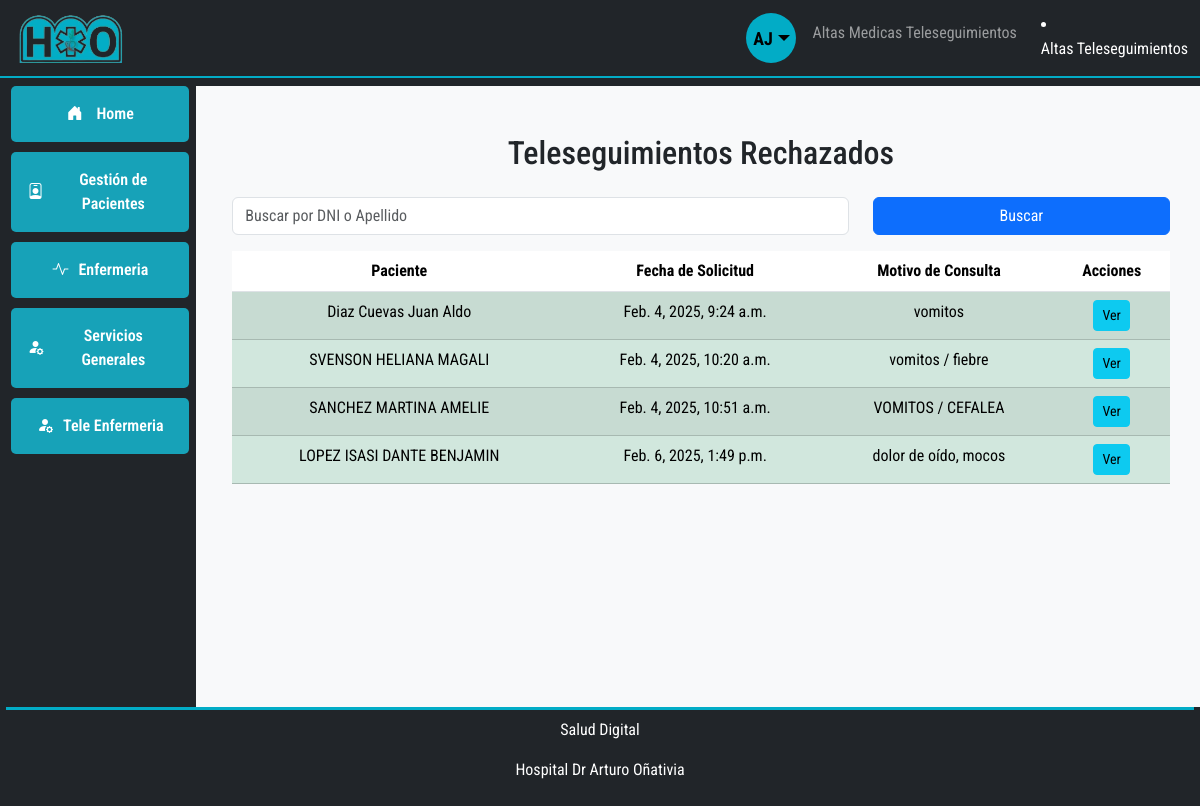
Screenshot of /rechazados/ (signed in) with the database file from the repository.
### users/models.py (models this page shows, shortened)
class User(AbstractUser, PermissionsMixin):
    first_name = None  # Sobrescribir el campo first_name de AbstractUser
    last_name = None   # Sobrescribir el campo last_name de AbstractUser
    username = None
    name = models.CharField(
        gettext_lazy('First name'), max_length=30, blank=False, null=False
    )
    lastname = models.CharField(
        gettext_lazy('Last name'), max_length=30, blank=False, null=False
    )
    cellphone = models.CharField(
        gettext_lazy('Cellphone'), max_length=10, blank=True, null=True
    )
    email = models.EmailField(
        gettext_lazy('Email'), max_length=254, unique=True, null=False
    )
    uuid = models.UUIDField(unique=True, default=uuid.uuid4, editable=False)
    date_joined = models.DateTimeField(gettext_lazy('Date joined'), auto_now_add=True)
    is_staff = models.BooleanField(gettext_lazy('Staff'), default=False, help_text=gettext_lazy('Designates whether the user can log into this admin site.'))
    is_active = models.BooleanField(gettext_lazy('Active'), default=False)
    servicio = models.CharField(gettext_lazy('Service'), max_length=30, blank=True, null=True)
    cargo = models.CharField(gettext_lazy('Cargo'), max_length=30, blank=True, null=True)
    objects = UserManager()
    USERNAME_FIELD = "email"
    REQUIRED_FIELDS = ["name", "lastname"]
    class Meta:
        verbose_name = gettext_lazy('user')
        verbose_name_plural = gettext_lazy('users')

### teleenfermeria/models.py (models this page shows, shortened)
class Teleseguimiento(models.Model):
    id = models.AutoField(primary_key=True)
    paciente = models.ForeignKey(Paciente, on_delete=models.CASCADE)
    fecha_solicitud = models.DateTimeField(default=timezone.now)
    motivo_consulta = models.TextField(
        max_length=1000, blank=True, null=True, verbose_name="Motivo de consulta"
    )
    condicion = models.CharField(
        max_length=100,
        choices=[
            (" Alta Medica", " Alta Medica"),
            ("Alta Teleseguimiento", "Alta Teleseguimiento"),
            ("Otro", "Otro"),
        ],
        default="Otro",
    )
    consentimiento_seguimiento = models.CharField(
        max_length=100,
        choices=[
            ("Aceptado", "Aceptado"),
            ("Rechazado", "Rechazado"),
            ("En espera", "En espera"),
            ("Pasivo", "Pasivo"),
        ],
        default="en_espera",
    )
    estado = models.CharField(
        max_length=20,
        choices=[
            ("Derivado", "Derivado"),
            ("en_proceso", "En Proceso"),
            ("realizado", "Realizado"),
            ("no_realizado", "No Realizado"),
        ],
        default="Derivado",
    )
    diagnostico = models.TextField(max_length=1000, blank=True, null=True)
    medicaciones = models.ManyToManyField(Medicacion, blank=True)
    vacunas = models.CharField(
        max_length=28,
        choices=[
            ("completo", "Completo"),
            ("en_proceso", "En Proceso"),
            ("incompleto", "Incompleto"),
        ],
        default="En proceso",
    )
    agente = models.ForeignKey(
        User,
        on_delete=models.SET_NULL,
        null=True,
        blank=True,
    )

### pacientes/models.py (models this page shows, shortened)
class Paciente(models.Model):
    nombre_completo = models.CharField(max_length=255, null=True, blank=True)
    dni = models.CharField(max_length=15, unique=True, null=True, blank= True,default="Sin Dni")
    fecha_nacimiento = models.DateField()
    domicilio = models.CharField(max_length=255, null=True, blank=True)
    localidad = models.CharField(max_length=100, null=True, blank=True)
    telefono = models.CharField(max_length=20)
    telefono2 = models.CharField(max_length=20, null=True, blank=True, default="-")
    obra_social = models.CharField(max_length=100, null=True, blank=True, default="sin Datos")
    fecha_ingreso = models.DateField(default=timezone.now)
    diagnostico = models.CharField(max_length=255, null=True, blank=True)
    causa_externa = models.CharField(max_length=255, null=True, blank=True)  # Solo para pediatría/guardia
    arm = models.BooleanField(default=False)  # Si necesita asistencia respiratoria
    tipo_egreso = models.CharField(max_length=50, null=True, blank=True)  # Alta, Derivado, etc.
    fecha_egreso = models.DateField(null=True, blank=True)
    nombre_tutor = models.CharField(max_length=255, null=True, blank=True)
    dni_tutor = models.CharField(max_length=15, null=True, blank=True)
    historia_clinica = models.CharField(max_length=50, null=True, blank=True)
    pases = models.CharField(max_length=255, null=True, blank=True)  # Detalle de los pases
    fecha_pase = models.DateField(null=True, blank=True)

### teleenfermeria/views.py (the view)
@login_required
@group_required("Teleenfermeria", "Administrativo")
def telezeguimientosrechazados(request):
    teleseguimientos = Teleseguimiento.objects.filter(estado="no_realizado")
    query = request.GET.get("q")
    teleseguimientos = buscar_teleseguimiento(query, teleseguimientos)
    return render(
        request,
        "teleenfermeria/rechazados_teleseguimiento.html",
        {"teleseguimientos": teleseguimientos},
    )

### teleenfermeria/views.py (called while the page is built)
def group_required(*group_names):
    def in_groups(user):
        if user.is_authenticated:
            if bool(user.groups.filter(name__in=group_names)) | user.is_superuser:
                return True
        return False
    return user_passes_test(in_groups, login_url="/no_permisos/")

def buscar_teleseguimiento(query, queryset):
    if query:
        queryset = queryset.filter(
            Q(paciente__nombre_completo__icontains=query)
            | Q(paciente__dni__icontains=query)
        )
    return queryset

### teleenfermeria/templates/teleenfermeria/rechazados_teleseguimiento.html (shortened to what this page needs)
{% extends "base.html" %}  {% block main_content %}
<div class="container mt-4">
  <h2 class="mb-4">Teleseguimientos Rechazados</h2>
  <form method="GET" action="{% url 'teleenfermeria:rechazados' %}">
    <div class="row mb-3">
      <div class="col-md-8">
        <input
          type="text"
          name="q"
          class="form-control"
          placeholder="Buscar por DNI o Apellido"
          value="{{ query|default:'' }}"
        />
      </div>
      <div class="col-md-4">
        <button class="btn btn-primary w-100" type="submit">Buscar</button>
      </div>
    </div>
  </form>
  <table class="table table-striped">
    <thead>
      <tr>
        <th>Paciente</th>
        <th>Fecha de Solicitud</th>
        <th>Motivo de Consulta</th>
        <th>Acciones</th>
      </tr>
    </thead>
    <tbody>
      {% for teleseguimiento in teleseguimientos %}
      <tr
        class="{% if teleseguimiento.tiempo_espera and teleseguimiento.tiempo_espera.days >= 7 %}table-danger{% elif teleseguimiento.tiempo_espera and teleseguimiento.tiempo_espera.days >= 3 %}table-warning{% else %}table-success{% endif %}"
      >
        <td>{{ teleseguimiento.paciente.nombre_completo }}</td>
        <td>
          {{ teleseguimiento.fecha_solicitud|default_if_none:"Sin Datos" }}
        </td>
        <td>{{ teleseguimiento.motivo_consulta }}</td>
        <td>
          <a
            href="{% url 'teleenfermeria:detalleteleseguimiento' teleseguimiento.id %}"
            class="btn btn-info btn-sm"
            >Ver</a
          >
        </td>
      </tr>
      {% endfor %}
    </tbody>
  </table>
</div>
{% endblock %}

### templates/base.html (shortened to what this page needs)
{% load static %}
<!DOCTYPE html>
<html lang="en">
<head>
  <link href="https://cdn.jsdelivr.net/npm/bootstrap@5.3.3/dist/css/bootstrap.min.css" rel="stylesheet"
 />
  <link rel="stylesheet" href="https://cdn.jsdelivr.net/npm/bootstrap-icons@1.11.3/font/bootstrap-icons.min.css" />
  <link rel="stylesheet" href="{% static 'css/style.css' %}" />
</head>
<body class="bg-dark">
  <nav class="navbar navbar-dark bg-dark navbar-expand-lg fixed-top custom-border-bottom mr-1">
    <div class="container-fluid">
      <a class="navbar-brand" href="#"><img src="{% static 'imagenes/icono.png' %}" alt="" size="100" height="50" /></a>
      <div class="offcanvas offcanvas-end text-bg-dark" tabindex="-1" id="offcanvasDarkNavbar"
        aria-labelledby="offcanvasDarkNavbarLabel">
        <div class="offcanvas-body">
          <ul class="navbar-nav justify-content-end flex-grow-1 pe-3">
            <li class="nav-item mx-lg-2 d-lg-block d-none ms-auto" style="list-style: none;">
              <div class="dropdown">
                <div class="user-circle dropdown-toggle" type="button" data-bs-toggle="dropdown" aria-expanded="false">
                  <span id="userInitials" class="user-initials">
                    {% if user.is_authenticated %}
                    {{ user.name|slice:":1" }}{{ user.lastname|slice:":1" }}
                    {% else %}
                    HO
                    {% endif %}
                  </span>
                </div>
              </div>
            </li>
            <li class="nav-item d-lg-none">
              <li>
                <a href="{% url 'teleenfermeria:altasmedicasseguimientos' %}" class="nav-link"> Altas Medicas Teleseguimientos</a>
            </ul>
            <li>
              <a href="{% url 'teleenfermeria:altasteleseguimientos' %}" class="nav-link"> Altas Teleseguimientos</a>
            </li>
        </div>
      </div>
    </div>
  </nav>
  <main class="main-content">
    <div class="row max-expanded-width mg-auto flex-grow">
      <div class="menu col-sm-3 col-lg-2 bg-dark d-none d-lg-block text-center align-items-center">
        <div class="box align-items-center justify-content-center">
          <a href="{% url 'gestioncamas:dashboard' %}" class="text-decoration-none text-white w-100">
            <i class="bi bi-house-door-fill"></i> Home
          </a>
        </div>
        <div class="box align-items-center justify-content-center" id="Servicios" onclick="submenu('subServicios')">
          <i class="bi bi-person-badge"></i> Gestión de Pacientes
        </div>
        <div class="box align-items-center justify-content-center w-100" id="Enfermeria"
          onclick="submenu('subEnfermeria')">
          <i class="bi bi-activity"></i> Enfermeria
        </div>
        <div class="box align-items-center justify-content-center w-100" id="serviciosGenerales"
          onclick="submenu('subServiciosGenerales')">
          <i class="bi bi-person-fill-gear"></i> Servicios Generales
        </div>
        <div class="box align-items-center justify-content-center w-100" id="teleenfermeria"
          onclick="submenu('subTeleenfermeria')">
          <i class="bi bi-person-fill-gear"></i> Tele Enfermeria
        </div>
      </div>
      <div class="contenido-principal col-m-12 col-lg-10 bg-light align-items-center">
        <div class="row max-expanded-width mg-auto flex-grow text-center">
          <div class="container p-4">
            {% block main_content %} {% endblock %}
          </div>
        </div>
      </div>
    </div>
  </main>
  <footer class="bg-dark text-center">
    <div class="text-white">
      <p>Salud Digital</p>
      <p>Hospital Dr Arturo Oñativia</p>
    </div>
  </footer>
</body>
</html>

### static/css/style.css (style rules this page uses)
html, body { height: 100%; margin: 0.2rem; font-family: "Roboto Condensed", sans-serif; }
body { display: flex; flex-direction: column; }
main { flex-grow: 1; display: flex; flex-direction: column; }
.row.max-expanded-width { flex-grow: 1; display: flex; }
.col-sm-3, .col-lg-2 { height: 100%; }
.box { width: 100%; padding: 1rem; background-color: #17a2b8; color: white; margin-left: 5px; border-radius: 5px; margin-bottom: 10px; font-size: 1rem; font-weight: 600; text-align: center; cursor: pointer; display: flex; align-items: center; justify-content: center; transition: background-color 0.3s ease; }
.box i { margin-right: 10px; }
footer { padding: 0.5rem; margin: 0; border-top: solid 3px #02ACC6; }
.main-content { margin-top: 5rem; }
.custom-border-bottom { border-bottom: 2px solid #02ACC6; }
.user-circle { width: 50px; height: 50px; border-radius: 50%; background-color: #02ACC6; display: flex; justify-content: center; align-items: center; font-size: 20px; color: black; font-weight: bold; cursor: pointer; }
.user-initials { text-transform: uppercase; font-size: 18px; }

### rows the page displays
User: name "A", lastname "J"
Teleseguimiento: paciente.nombre_completo "Diaz Cuevas Juan Aldo", fecha_solicitud "Feb. 4, 2025, 9:24 a.m.", motivo_consulta "vomitos"
Teleseguimiento: paciente.nombre_completo "SVENSON HELIANA MAGALI", fecha_solicitud "Feb. 4, 2025, 10:20 a.m.", motivo_consulta "vomitos / fiebre"
Teleseguimiento: paciente.nombre_completo "SANCHEZ MARTINA AMELIE", fecha_solicitud "Feb. 4, 2025, 10:51 a.m.", motivo_consulta "VOMITOS / CEFALEA"
Teleseguimiento: paciente.nombre_completo "LOPEZ ISASI DANTE BENJAMIN", fecha_solicitud "Feb. 6, 2025, 1:49 p.m.", motivo_consulta "dolor de oído, mocos"
